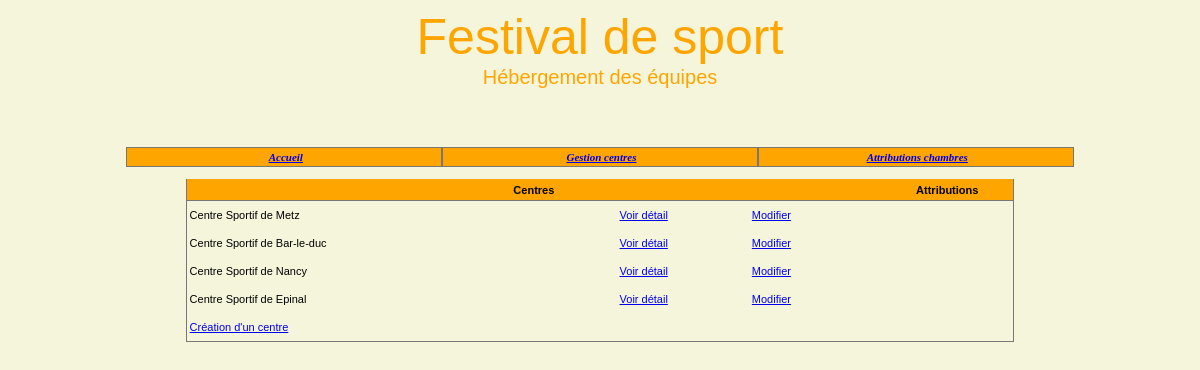
The app's page /listecentres.php with its own data.
### tables this page shows
CREATE TABLE IF NOT EXISTS `centre` (
  `id` char(8) NOT NULL,
  `nom` varchar(45) NOT NULL,
  `adresseRue` varchar(45) NOT NULL,
  `codePostal` char(5) NOT NULL,
  `ville` varchar(35) NOT NULL,
  `tel` varchar(13) NOT NULL,
  `adresseElectronique` varchar(70) DEFAULT NULL,
  `type` tinyint(4) NOT NULL,
  `civiliteResponsable` varchar(12) NOT NULL,
  `nomResponsable` varchar(25) NOT NULL,
  `prenomResponsable` varchar(25) DEFAULT NULL,
  `nombreChambresOffertes` int(11) DEFAULT NULL,
  PRIMARY KEY (`id`)
);

### listecentres.php (the view, shortened to what this page needs)
<?php
include("_debut2.inc.php");
$connexion=connect();
echo "
<table width='70%' cellspacing='0' cellpadding='0' align='center'
class='tabNonQuadrille'>
   <tr class='enTeteTabNonQuad'>
      <td width='45%' colspan='4'>Centres</td>
	  <td width='20%' colspan='4'>Attributions</td>
   </tr>";
   $rsEtab=$connexion->query("SELECT * FROM centre ORDER BY id ASC");
   while ($lgEtab=$rsEtab->fetch())
   {
      $id=$lgEtab['id'];
      $nom=$lgEtab['nom'];
      echo "
		<tr class='ligneTabNonQuad'>
         <td width='52%'>$nom</td>
         <td width='16%' align='center'>
         <a href='detailcentre.php?action=demanderVoirEtab&amp;id=$id'>
         Voir détail</a></td>
         <td width='16%' align='center'>
         <a href='modificationcentre.php?action=demanderModifEtab&amp;id=$id'>
         Modifier</a></td>";
   }
   echo "
   <tr class='ligneTabNonQuad'>
      <td colspan='4'><a href='creationcentre.php?action=demanderCreEtab'>
      Création d'un centre</a ></td>
  </tr>
</table>";
?>

### css/cssGeneral.css (style rules this page uses)
td,tr { font:11px Arial, Helvetica, sans-serif; }
table.tabNonQuadrille { background-color:beige; border-bottom:1px solid #777777; border-right:1px solid #777777; border-left:1px solid #777777; border-top:1px #777777; color:black; }
tr.enTeteTabNonQuad td { background-color: orange; height:21px; text-align:center; font-weight:bold; border-bottom:1px solid #777777; }
tr.ligneTabNonQuad td { background-color:beige; height:28px; text-align:left; padding-left:3px; color:black; }

### records on screen
centre: nom "Centre Sportif de Metz"
centre: nom "Centre Sportif de Bar-le-duc"
centre: nom "Centre Sportif de Nancy"
centre: nom "Centre Sportif de Epinal"
